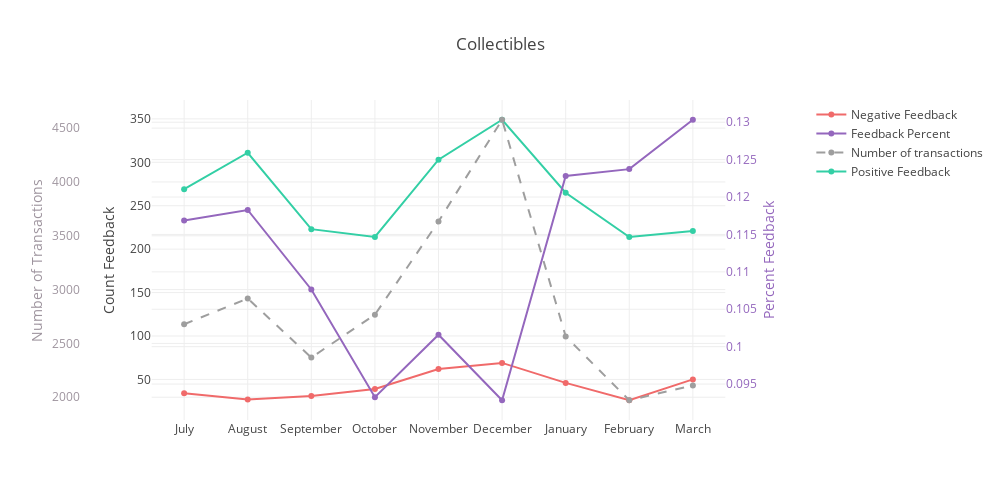

Notebook code cell kept with this figure:
### Code cell
category_graph('Collectibles')

### Figure 1 — Plotly figure (JSON) as saved in the notebook; plotly's stock layout.template omitted (floating-point values rounded to 4 significant figures)
{"data": [{"line": {"color": "#F06A6A"}, "name": "Negative Feedback", "type": "scatter", "uid": "f5e599c3-ad09-41eb-a00e-a624c57a0628", "x": ["July", "August", "September", "October", "November", "December", "January", "February", "March"], "y": [34, 27, 31, 39, 62, 69, 46, 26, 50]}, {"line": {"color": "rgb(148, 103, 189)"}, "name": "Feedback Percent", "type": "scatter", "uid": "8f7ffa17-ec50-46e1-bd04-da9ba12f86b0", "x": ["July", "August", "September", "October", "November", "December", "January", "February", "March"], "y": [0.1169, 0.1183, 0.1076, 0.09324, 0.1016, 0.09284, 0.1228, 0.1237, 0.1303], "yaxis": "y2"}, {"line": {"color": "#9E9E9E", "dash": "dash"}, "name": "Number of transactions", "type": "scatter", "uid": "8fec77a9-b630-4cc8-b9a6-754410f1d662", "x": ["July", "August", "September", "October", "November", "December", "January", "February", "March"], "y": [2678, 2917, 2369, 2767, 3632, 4578, 2565, 1972, 2110], "yaxis": "y3"}, {"line": {"color": "#33CFA5"}, "name": "Positive Feedback", "type": "scatter", "uid": "15e55df2-bbc5-4213-bc0d-56e3faf210ad", "x": ["July", "August", "September", "October", "November", "December", "January", "February", "March"], "y": [269, 311, 223, 214, 303, 349, 265, 214, 221]}], "layout": {"autosize": false, "height": 500, "title": {"text": "Collectibles"}, "width": 1000, "xaxis": {"autorange": true, "domain": [0.1, 0.9], "range": [-0.5109, 8.511], "type": "category"}, "yaxis": {"autorange": true, "range": [3.258, 371.7], "title": {"text": "Count Feedback"}, "type": "linear"}, "yaxis2": {"autorange": true, "overlaying": "y", "range": [0.0902, 0.133], "side": "right", "tickfont": {"color": "rgb(148, 103, 189)"}, "title": {"font": {"color": "rgb(148, 103, 189)"}, "text": "Percent Feedback"}, "type": "linear"}, "yaxis3": {"anchor": "free", "autorange": true, "overlaying": "y", "position": 0, "range": [1789.0, 4761.0], "side": "left", "tickfont": {"color": "rgb(158, 148, 158)"}, "title": {"font": {"color": "rgb(158, 148, 158)"}, "text": "Number of Transactions"}, "type": "linear"}}}
